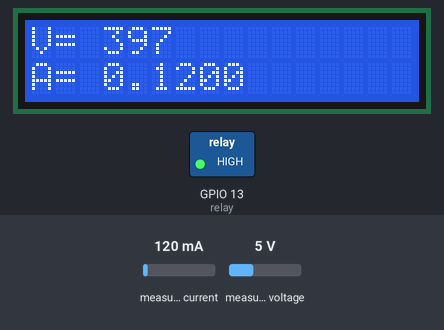
Bench run of a program on a simulated ESP32. On the bench: 16×2 character LCD, switched loads named in the program (green lamp = pin HIGH). Inputs (shaded band) come from the test bench; at power-on: measured current 120 mA, measured voltage 5 V. WiFi joins after 1.5 s; servers stay silent unless stated; the local clock reads 2024-03-15 10:24:30 at power-on unless the program sets it; storage starts empty; what the program prints to the serial monitor is not drawn.

Above: at 4.3 s.
4.4 s: measured current set to 40 mA
At 6.5 s:
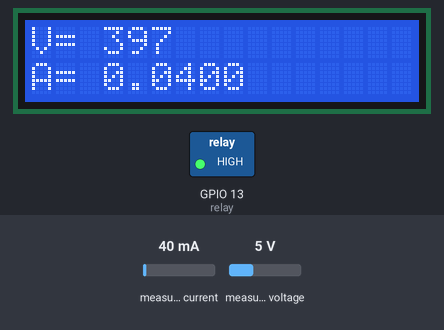
7.1 s: measured voltage set to 0.3 V
At 8.7 s:
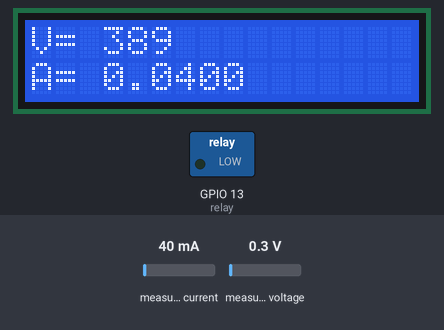
9.4 s: measured current set to 500 mA
At 10.8 s:
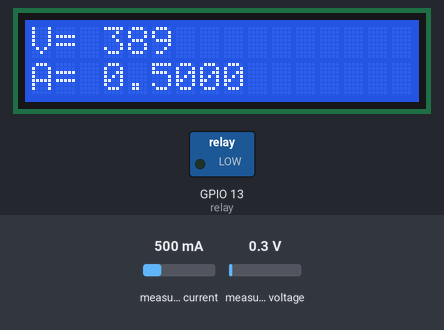
11.7 s: measured voltage set to 3.8 V
At 13.0 s:
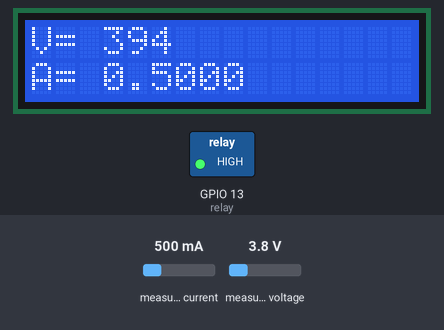
Timing chart, 0 to 16.4 s (numbered marks = the images above; inputs shaded):
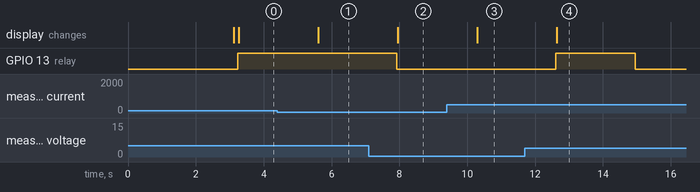

The program:

main.cpp
```cpp
#include "main_app.h"
// #include "tes/ChangeID.h"
// #include "tes/ReadPzem.h"
// #include "tes/ThingspeakHandler.h"
// #include "tes/tespzem.h"
// #include "tes/Read3pzem.h"
// #include "tes/SDCard.hpp"
// #include "tes/tesRTC.h"
```

main_app.h
```cpp
#include <PZEM004Tv30.h>
#include <WiFi.h>
#include <WiFiClient.h>
#include <LiquidCrystal_I2C.h>
#include "algorithm"
#include "ThingSpeak.h"
#include "FS.h"
#include "SD.h"
#include "SPI.h"
#include "RTClib.h"

#define SD_CS 5

#define MY_MAX(a, b, c) max(max(a, b), c)
#define relay 13

#define PZEM_RX_PIN 16
#define PZEM_TX_PIN 17

#define NUM_PZEMS 3

LiquidCrystal_I2C lcd(0x27, 16, 2);


const char* ssid = "ISHAK";   // your network SSID (name)
const char* password = "87654321";   // your network password

RTC_DS3231 rtc;

char daysOfTheWeek[7][12] = {"Sunday", "Monday", "Tuesday", "Wednesday", "Thursday", "Friday", "Saturday"};


WiFiClient  client;

unsigned long myChannelNumber = 1;
const char * myWriteAPIKey = "0VFY1QZOICQYV9AR";

// Timer variables
unsigned long lastTime = 0;
unsigned long timerDelay = 20000;

int button;

PZEM004Tv30 pzems[NUM_PZEMS];

#define PZEM_SERIAL Serial2

int voltage[3];
float current[3];
int power[3];
int energy[3];
float frequency[3];
float pf[3];
int VoltLL[3];
int VoltMAX;
int VoltDEF;
int VoltEV;
float PerUnb;
int wifiFlag = 0;
String StatusL;
String linestring;
float linetoline;

void appendFile(fs::FS &fs, const char * path, String message){
    Serial.printf("Appending to file: %s\n", path);

    File file = fs.open(path, FILE_APPEND);
    if(!file){
        Serial.println("Failed to open file for appending");
        return;
    }
    if(file.print(message)){
        Serial.println("Message appended");
    } else {
        Serial.println("Append failed");
    }
    file.close();
}

void writeFile(fs::FS &fs, const char * path, float message){
    Serial.printf("Writing file: %s\n", path);

    File file = fs.open(path, FILE_WRITE);
    if(!file){
        Serial.println("Failed to open file for writing");
        return;
    }
    if(file.print(message)){
        Serial.println("File written");
    } else {
        Serial.println("Write failed");
    }
    file.close();
}

void ReadSenser(){
      // Print out the measured values from each PZEM module
    for(int i = 0; i < NUM_PZEMS; i++){
        DateTime now = rtc.now();
        // Print the Address of the PZEM
        Serial.print("PZEM ");
        Serial.print(i);
        Serial.print(" - Address:");
        Serial.println(pzems[i].getAddress(), HEX);
        Serial.println("===================");

        // Read the data from the sensor
        voltage[i] = pzems[i].voltage();
        float tegangan = pzems[i].voltage();
        String teganganstring = String(tegangan);
        current[i] = pzems[i].current();
        float arus = pzems[i].current();
        String stringarus = String(arus);
        power[i] = pzems[i].power();
        energy[i] = pzems[i].energy();
        frequency[i] = pzems[i].frequency();
        pf[i] = pzems[i].pf();
        VoltLL[i] = voltage[i]*1.73;
        // float linetoline = voltage[i]*1.73;
        // String linestring = String(linetoline);
        VoltMAX = MY_MAX(VoltLL[0], VoltLL[1], VoltLL[2]);
        VoltEV = ((VoltLL[0] + VoltLL[1] + VoltLL[2])/3);
        VoltDEF = VoltMAX - VoltEV;
        PerUnb = ((100*VoltDEF)/VoltEV);
        String statusi = String(i);

        // Check if the data is valid
        if(isnan(voltage[i])){
            Serial.println("Error reading voltage");
        } else if (isnan(current[i])) {
            Serial.println("Error reading current");
        } else if (isnan(power[i])) {
            Serial.println("Error reading power");
        } else if (isnan(energy[i])) {
            Serial.println("Error reading energy");
        } else if (isnan(frequency[i])) {
            Serial.println("Error reading frequency");
        } else if (isnan(pf[i])) {
            Serial.println("Error reading power factor");
        } else {
            // Print the values to the Serial console
            Serial.print("Voltage: ");         Serial.print(voltage[i]);      Serial.println("V");
            Serial.print("Voltage L-L: ");     Serial.print(VoltLL[i]);       Serial.println("V");
            Serial.print("Voltage Everage: "); Serial.print(VoltEV);          Serial.println("V");
            Serial.print("Current: ");         Serial.print(current[i],4);    Serial.println("A");
            Serial.print("Power: ");           Serial.print(power[i]);        Serial.println("W");
            Serial.print("Energy: ");          Serial.print(energy[i],3);     Serial.println("kWh");
            Serial.print("Frequency: ");       Serial.print(frequency[i], 1); Serial.println("Hz");
            Serial.print("PF: ");              Serial.println(pf[i]);
            lcd.clear();
            lcd.setCursor(0,0);
            lcd.print("V= ");
            lcd.setCursor(3,0);
            lcd.print(VoltLL[i]);
            lcd.setCursor(0,1);
            lcd.print("A= ");
            lcd.setCursor(3,1);
            lcd.print(current[i],4);
            // Serial.println(voltage[0]);
            // Serial.println(voltage[1]);
            // Serial.println(voltage[2]);

            if(VoltEV>390){
            digitalWrite(relay, LOW);
            }
            else{
            digitalWrite(relay,HIGH);
            }


            String tanggal = String(now.year()) + "/" + String(now.month()) + "/" + String(now.day()) + "/" + daysOfTheWeek[now.dayOfTheWeek()] + "," + String(now.hour()) + ":" + String(now.minute()) + ":" + String (now.second());
            if (statusi == "0"){
                StatusL = "RS";
                linetoline = voltage[i]*1.73 - 7;
                linestring = String(linetoline);
            }
            else if(statusi == "1"){
                StatusL = "RT";
                linetoline = voltage[i]*1.73 - 7;
                linestring = String(linetoline);
            }
            else{
                StatusL = "ST";
                linetoline = voltage[i]*1.73 + 12;
                linestring = String(linetoline);
            }
            appendFile(SD, "/Data.txt", tanggal + "= ");
            appendFile(SD, "/Data.txt", "Line = " + StatusL + " tegangan = " + linestring + "\n");
            appendFile(SD, "/Data.txt", "Arus = " +  stringarus + "\n");
            Serial.printf("line = %s", StatusL);
            Serial.println(linestring);
            // Serial.printf("PernUB = %f\n", PerUnb);
            // lcd.setCursor(0,0);
            // lcd.print("PZEM   : "); lcd.print(i);
            // lcd.setCursor(0,1);
            // lcd.print("Volt   : "); lcd.print(VoltLL[i]); lcd.print(" V");
            // lcd.setCursor(0,2);
            // lcd.print("PerUnb : "); lcd.print(PerUnb); //lcd.print(" ''");
            delay(2000);

        }

        Serial.println("-------------------");
        Serial.println();
        delay(200);

        if ((millis() - lastTime) > timerDelay) {

        // Connect or reconnect to WiFi
        if(WiFi.status() != WL_CONNECTED){
        Serial.print("Attempting to connect");
        while(WiFi.status() != WL_CONNECTED){
            lcd.clear();
            lcd.setCursor(0,0);
            lcd.print("Conecting...");
            WiFi.begin(ssid, password);
            delay(5000);
        }
        Serial.println("\nConnected.");
        }
        int x = ThingSpeak.writeField(myChannelNumber, 1, linetoline, myWriteAPIKey);
        int y = ThingSpeak.writeField(myChannelNumber, 2, arus, myWriteAPIKey);
        int a = ThingSpeak.writeField(myChannelNumber, 3, linetoline, myWriteAPIKey);
        int b = ThingSpeak.writeField(myChannelNumber, 4, arus, myWriteAPIKey);
        if(x == 200){
        Serial.println("Channel update successful.");
        }
        else{
        Serial.println("Problem updating channel. HTTP error code " + String(x));
        }
        lastTime = millis();
        }
    }
  }

void setup() {
  Serial.begin(115200);

  lcd.init();
  lcd.backlight();

  lcd.setCursor(7,1);
  lcd.print("WELCOME");
  delay(3000);
  lcd.clear();

    SD.begin(SD_CS);
    if (!SD.begin(SD_CS)) {
        Serial.println("Gagal Memuat Kartu SD");
        return;
    }
    uint8_t cardType = SD.cardType();
    if (cardType == CARD_NONE) {
        lcd.clear();
        lcd.setCursor(0,0);
        lcd.print("No SD Card");
        Serial.println("Tidak Ada Kartu SD");
        return;
    }
    Serial.println("Menginisialisasi kartu SD...");

// Initialize the PZEMs with Hardware Serial2 on RX/TX pins 16 and 17
  pzems[0] = PZEM004Tv30(PZEM_SERIAL, PZEM_RX_PIN, PZEM_TX_PIN, 0x01);
  pzems[1] = PZEM004Tv30(PZEM_SERIAL, PZEM_RX_PIN, PZEM_TX_PIN, 0x02);
  pzems[2] = PZEM004Tv30(PZEM_SERIAL, PZEM_RX_PIN, PZEM_TX_PIN, 0x03);
// }

  //timer.setInterval(2000L, checkBlynkStatus); // check if Blynk server is connected every 2 seconds

  Serial.println();
  Serial.print("ESP32-CAM IP Address: ");
  Serial.println(WiFi.localIP());
  pinMode(relay, OUTPUT);

    WiFi.mode(WIFI_STA);
  ThingSpeak.begin(client);  // Initialize ThingSpeak

    #ifndef ESP8266
  while (!Serial); // wait for serial port to connect. Needed for native USB
#endif

  if (! rtc.begin()) {
    Serial.println("Couldn't find RTC");
    Serial.flush();
    while (1) delay(10);
  }

  if (rtc.lostPower()) {
    Serial.println("RTC lost power, let's set the time!");
    // When time needs to be set on a new device, or after a power loss, the
    // following line sets the RTC to the date & time this sketch was compiled
    rtc.adjust(DateTime(F(__DATE__), F(__TIME__)));
    // This line sets the RTC with an explicit date & time, for example to set
    // January 21, 2014 at 3am you would call:
    // rtc.adjust(DateTime(2014, 1, 21, 3, 0, 0));
  }

  // When time needs to be re-set on a previously configured device, the
  // following line sets the RTC to the date & time this sketch was compiled
  // rtc.adjust(DateTime(F(__DATE__), F(__TIME__)));
  // This line sets the RTC with an explicit date & time, for example to set
  // January 21, 2014 at 3am you would call:
  // rtc.adjust(DateTime(2014, 1, 21, 3, 0, 0));


}

void loop() {

    ReadSenser();
}
```

Measured:
- after the input at 4.4 s, the display: changes after 1.2 s (image 1)
- after the input at 7.1 s, the display: changes after 0.85 s (image 2)
- after the input at 9.4 s, the display: changes after 0.89 s (image 3)
- after the input at 11.7 s, the display: changes after 0.93 s (image 4)
